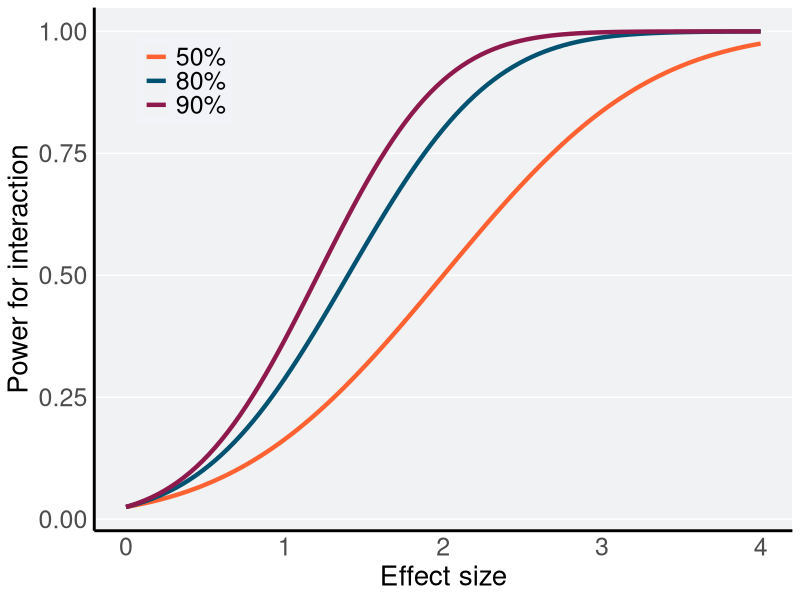

Here is the R script that generated this plot: (Note: this script raises an error after producing the figure.)
#!/usr/bin/env Rscript

message("Generating power plot figure of introduction...")

calculatePower <- function(modifier, power) {
  .basePower <- function(power) 1.96 + qnorm(power, lower.tail = TRUE)
  modifiedEffectSize <- .basePower(power) * modifier / 2
  power <- pnorm(1.96, modifiedEffectSize, 1, lower.tail = FALSE)

  return(power)
}


result <- ggplot2::ggplot(
  data = data.frame(
    modifier = seq(0, 4, length.out = 1000)
  ),
  ggplot2::aes(x = modifier)
) +
  ggplot2::geom_function(
    fun = calculatePower,
    args = list(power = .5),
    ggplot2::aes(color = "50%"),
    linewidth = 1.5
  ) +
  ggplot2::geom_function(
    fun = calculatePower,
    args = list(power = .8),
    ggplot2::aes(color = "80%"),
    linewidth = 1.5
  ) +
  ggplot2::geom_function(
    fun = calculatePower,
    args = list(power = .9),
    ggplot2::aes(color = "90%"),
    linewidth = 1.5
  ) +
  ggplot2::scale_color_manual(
    name = "Power for main effect",
    values = c(
      "#FF6232",
      "#005270",
      "#8E194C"
    )
  ) +
  ggplot2::xlab("Effect size") +
  ggplot2::ylab("Power for interaction") +
  ggplot2::theme(
    legend.position = c(.13, .86),
    axis.text = ggplot2::element_text(size = 18),
    axis.title = ggplot2::element_text(size = 20),
    axis.ticks = ggplot2::element_blank(),
    axis.line = ggplot2::element_line(linewidth = 1, color = "black"),
    plot.background = ggplot2::element_blank(),
    panel.grid.minor = ggplot2::element_blank(),
    panel.grid.major.x = ggplot2::element_blank(),
    panel.background = ggplot2::element_rect(fill = "#F0F2F3"),
    legend.title = ggplot2::element_blank(),
    legend.text = ggplot2::element_text(size = 18),
    # legend.box.background = ggplot2::element_rect(color = "black"),
    legend.box.background = ggplot2::element_blank(),
    legend.background = ggplot2::element_rect(fill = "#F1F3F8")
  )

ggplot2::ggsave(
  "figures/PowerPlot.tiff",
  plot = result,
  height = 6,
  width = 8,
  dpi = 1000,
  compression = "lzw+p",
  bg = "#F0F2F3"
)

message(
  crayon::green(
    paste(
      "\u2713 Figure saved at:",
      "figures/PowerPlot.tiff"
    )
  )
)
